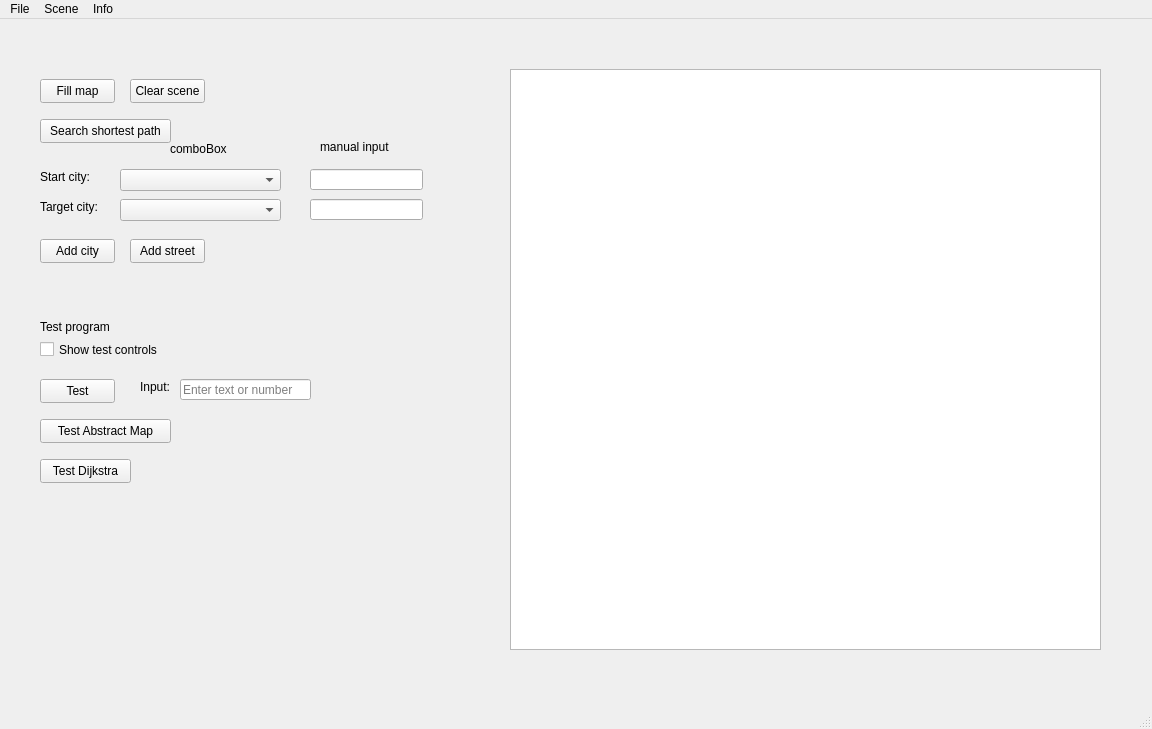
<?xml version="1.0" encoding="UTF-8"?>
<ui version="4.0">
 <class>MainWindow</class>
 <widget class="QMainWindow" name="MainWindow">
  <property name="geometry">
   <rect>
    <x>0</x>
    <y>0</y>
    <width>1152</width>
    <height>729</height>
   </rect>
  </property>
  <property name="windowTitle">
   <string>MainWindow</string>
  </property>
  <widget class="QWidget" name="centralwidget">
   <widget class="QLabel" name="label_testInput">
    <property name="geometry">
     <rect>
      <x>140</x>
      <y>360</y>
      <width>71</width>
      <height>16</height>
     </rect>
    </property>
    <property name="text">
     <string>Input:</string>
    </property>
   </widget>
   <widget class="QLineEdit" name="lineEdit_testInput">
    <property name="geometry">
     <rect>
      <x>180</x>
      <y>360</y>
      <width>131</width>
      <height>21</height>
     </rect>
    </property>
    <property name="placeholderText">
     <string>Enter text or number</string>
    </property>
   </widget>
   <widget class="QPushButton" name="pushButton">
    <property name="geometry">
     <rect>
      <x>40</x>
      <y>360</y>
      <width>75</width>
      <height>24</height>
     </rect>
    </property>
    <property name="toolTip">
     <string>Click to test your input</string>
    </property>
    <property name="text">
     <string>Test</string>
    </property>
   </widget>
   <widget class="QGraphicsView" name="graphicsView">
    <property name="geometry">
     <rect>
      <x>510</x>
      <y>50</y>
      <width>591</width>
      <height>581</height>
     </rect>
    </property>
   </widget>
   <widget class="QLabel" name="label_startCity">
    <property name="geometry">
     <rect>
      <x>40</x>
      <y>150</y>
      <width>54</width>
      <height>16</height>
     </rect>
    </property>
    <property name="text">
     <string>Start city:</string>
    </property>
   </widget>
   <widget class="QLineEdit" name="lineEdit_startCity">
    <property name="geometry">
     <rect>
      <x>310</x>
      <y>150</y>
      <width>113</width>
      <height>21</height>
     </rect>
    </property>
    <property name="text">
     <string/>
    </property>
   </widget>
   <widget class="QLabel" name="label_targetCity">
    <property name="geometry">
     <rect>
      <x>40</x>
      <y>180</y>
      <width>71</width>
      <height>16</height>
     </rect>
    </property>
    <property name="text">
     <string>Target city:</string>
    </property>
   </widget>
   <widget class="QLineEdit" name="lineEdit_targetCity">
    <property name="geometry">
     <rect>
      <x>310</x>
      <y>180</y>
      <width>113</width>
      <height>21</height>
     </rect>
    </property>
    <property name="text">
     <string/>
    </property>
   </widget>
   <widget class="QPushButton" name="pushButton_fillMap">
    <property name="geometry">
     <rect>
      <x>40</x>
      <y>60</y>
      <width>75</width>
      <height>24</height>
     </rect>
    </property>
    <property name="text">
     <string>Fill map</string>
    </property>
   </widget>
   <widget class="QPushButton" name="pushButton_searchPath">
    <property name="geometry">
     <rect>
      <x>40</x>
      <y>100</y>
      <width>131</width>
      <height>24</height>
     </rect>
    </property>
    <property name="text">
     <string>Search shortest path</string>
    </property>
   </widget>
   <widget class="QLabel" name="label_test">
    <property name="geometry">
     <rect>
      <x>40</x>
      <y>300</y>
      <width>81</width>
      <height>16</height>
     </rect>
    </property>
    <property name="text">
     <string>Test program</string>
    </property>
   </widget>
   <widget class="QPushButton" name="pushButton_clearScene">
    <property name="geometry">
     <rect>
      <x>130</x>
      <y>60</y>
      <width>75</width>
      <height>24</height>
     </rect>
    </property>
    <property name="text">
     <string>Clear scene</string>
    </property>
   </widget>
   <widget class="QPushButton" name="pushButton_addCity">
    <property name="geometry">
     <rect>
      <x>40</x>
      <y>220</y>
      <width>75</width>
      <height>24</height>
     </rect>
    </property>
    <property name="text">
     <string>Add city</string>
    </property>
   </widget>
   <widget class="QPushButton" name="pushButton_addStreet">
    <property name="geometry">
     <rect>
      <x>130</x>
      <y>220</y>
      <width>75</width>
      <height>24</height>
     </rect>
    </property>
    <property name="text">
     <string>Add street</string>
    </property>
   </widget>
   <widget class="QComboBox" name="comboBox_startCity">
    <property name="geometry">
     <rect>
      <x>120</x>
      <y>150</y>
      <width>161</width>
      <height>22</height>
     </rect>
    </property>
   </widget>
   <widget class="QComboBox" name="comboBox_targetCity">
    <property name="geometry">
     <rect>
      <x>120</x>
      <y>180</y>
      <width>161</width>
      <height>22</height>
     </rect>
    </property>
   </widget>
   <widget class="QLabel" name="label_comboBoxInput">
    <property name="geometry">
     <rect>
      <x>170</x>
      <y>120</y>
      <width>71</width>
      <height>20</height>
     </rect>
    </property>
    <property name="text">
     <string>comboBox</string>
    </property>
   </widget>
   <widget class="QLabel" name="label_manualInput">
    <property name="geometry">
     <rect>
      <x>320</x>
      <y>120</y>
      <width>101</width>
      <height>16</height>
     </rect>
    </property>
    <property name="text">
     <string>manual input</string>
    </property>
   </widget>
   <widget class="QCheckBox" name="checkBox_showTests">
    <property name="geometry">
     <rect>
      <x>40</x>
      <y>310</y>
      <width>141</width>
      <height>41</height>
     </rect>
    </property>
    <property name="text">
     <string>Show test controls</string>
    </property>
   </widget>
   <widget class="QPushButton" name="pushButton_testAbstractMap">
    <property name="geometry">
     <rect>
      <x>40</x>
      <y>400</y>
      <width>131</width>
      <height>24</height>
     </rect>
    </property>
    <property name="text">
     <string>Test Abstract Map</string>
    </property>
   </widget>
   <widget class="QPushButton" name="pushButton_testDijkstra">
    <property name="geometry">
     <rect>
      <x>40</x>
      <y>440</y>
      <width>91</width>
      <height>24</height>
     </rect>
    </property>
    <property name="text">
     <string>Test Dijkstra</string>
    </property>
   </widget>
  </widget>
  <widget class="QMenuBar" name="menubar">
   <property name="geometry">
    <rect>
     <x>0</x>
     <y>0</y>
     <width>1152</width>
     <height>22</height>
    </rect>
   </property>
   <widget class="QMenu" name="menuFile">
    <property name="title">
     <string>File</string>
    </property>
    <addaction name="actionOpen"/>
    <addaction name="actionSave"/>
    <addaction name="actionExit"/>
   </widget>
   <widget class="QMenu" name="menuScene">
    <property name="title">
     <string>Scene</string>
    </property>
    <addaction name="actionClear_scene"/>
   </widget>
   <widget class="QMenu" name="menuInfo">
    <property name="title">
     <string>Info</string>
    </property>
    <addaction name="actionAbout"/>
   </widget>
   <addaction name="menuFile"/>
   <addaction name="menuScene"/>
   <addaction name="menuInfo"/>
  </widget>
  <widget class="QStatusBar" name="statusbar"/>
  <action name="actionOpen">
   <property name="enabled">
    <bool>true</bool>
   </property>
   <property name="text">
    <string>Open</string>
   </property>
  </action>
  <action name="actionSave">
   <property name="enabled">
    <bool>true</bool>
   </property>
   <property name="text">
    <string>Save</string>
   </property>
  </action>
  <action name="actionExit">
   <property name="text">
    <string>Exit</string>
   </property>
  </action>
  <action name="actionClear_scene">
   <property name="text">
    <string>Clear scene</string>
   </property>
  </action>
  <action name="actionAbout">
   <property name="text">
    <string>About</string>
   </property>
  </action>
 </widget>
 <resources/>
 <connections/>
</ui>
